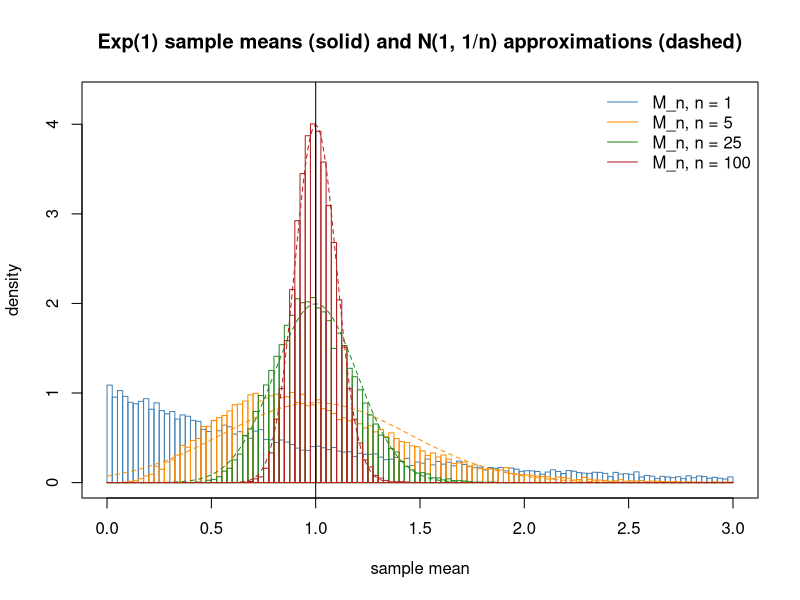

This chart was generated by the following R code:
# LLN and CLT together for Exp(1) samples: M_n concentrates at 1 (LLN) with an approximately N(1, 1/n) shape (CLT).
set.seed(0)
reps <- 20000
x <- seq(0, 3, length.out = 600)
ns <- c(1, 5, 25, 100)
cols <- c("steelblue", "darkorange", "forestgreen", "firebrick")
breaks <- seq(0, 3, length.out = 121)

plot(NA, xlim = c(0, 3), ylim = c(0, 4.3), xlab = "sample mean", ylab = "density",
     main = "Exp(1) sample means (solid) and N(1, 1/n) approximations (dashed)")
for (j in seq_along(ns)) {
  n <- ns[j]
  m <- rowMeans(matrix(rexp(reps * n), nrow = reps))
  h <- hist(m[m <= 3], breaks = breaks, plot = FALSE)
  plot(h, freq = FALSE, add = TRUE, col = NA, border = cols[j])
  if (n > 1) lines(x, dnorm(x, 1, 1 / sqrt(n)), col = cols[j], lty = 2)
}
abline(v = 1)
legend("topright", bty = "n", lty = 1, col = cols, legend = paste0("M_n, n = ", ns))
